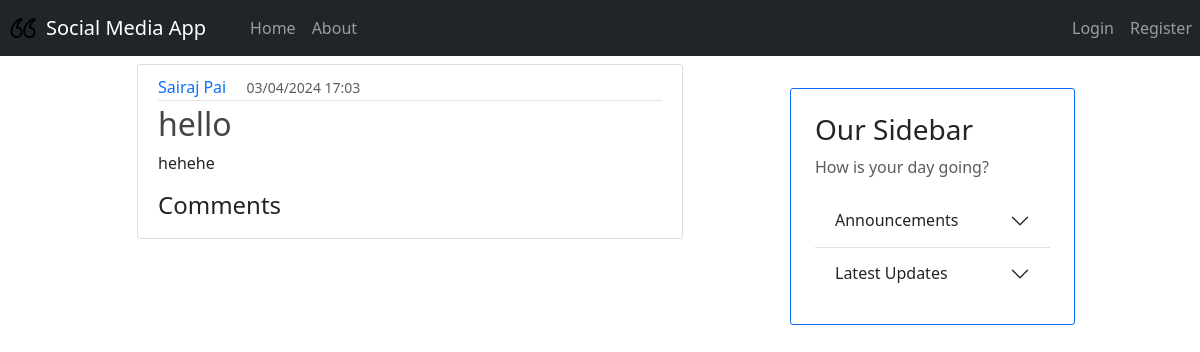
/post/1, run on an earlier commit of the app's database.
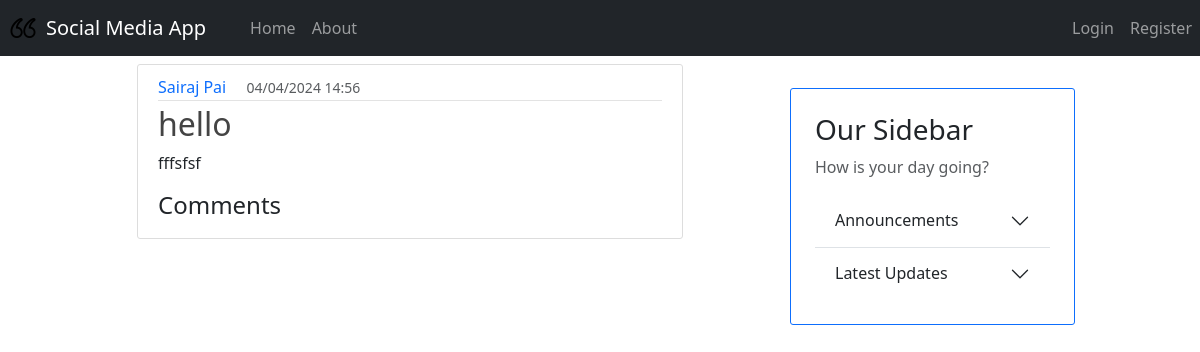
And on a later commit of the database.
### models.py (models this page shows, shortened)
class Base(DeclarativeBase): # pylint: disable=too-few-public-methods
    pass

class Posts(Base): # pylint: disable=too-few-public-methods
    __tablename__ = "posts"
    id: Mapped[int] = mapped_column(primary_key=True)
    title: Mapped[str] = mapped_column(nullable=False)
    text: Mapped[str] = mapped_column(nullable=False)
    image: Mapped[Optional[str]] = mapped_column()
    likes: Mapped[List["Likes"]] = relationship(back_populates="post")
    timestamp: Mapped[int] = mapped_column(nullable=False)
    owner_id: Mapped[str] = mapped_column(ForeignKey("user_account.username"))
    owner: Mapped["User"] = relationship(back_populates="posts")
    comments: Mapped[List["Comments"]] = relationship(back_populates="post")
    no_of_likes = column_property(
        select(func.count(Likes.id))
        .where(Likes.liked_post_id == id)
        .scalar_subquery()
    )

### app.py (the view)
@app.route("/post/<int:post_id>", methods=['GET', 'POST'])
def post(post_id):
    post = db.session.execute(db.select(Posts).where(Posts.id == post_id)).scalar_one_or_none()
    comment = db.session.execute(db.select(Comments).where(id == post_id)).scalars()
    if current_user.is_authenticated:
        form = CommentForm()
        if form.validate_on_submit() :
            comment = Comments(
                        text=form.text.data,
                        created_by=current_user,
                        post_id = post_id,
                        )
            db.session.add(comment)
            post.comments.append(comment)
            comment.created_by = current_user
            db.session.commit()
            for comment in post.comments:
                print(comment)
            flash('Comment Created!', 'success')
            return redirect(url_for('home'))
        return render_template('post.html', post=post,datetime=datetime,comment=post.comments,form=form)
    else:
        return render_template('post.html', post=post,datetime=datetime,comment=post.comments,form=None)

### templates/post.html (shortened to what this page needs)
{% extends "layout.html" %}
{% block content %}
<article class="media content-section">
    <div class="media-body">
        <div class="article-metadata">
            <a class="text-decoration-none me-3" href="#">{{ post.owner.fullname }}</a>
              <small class="text-muted">{{ datetime.fromtimestamp(post.timestamp).strftime('%d/%m/%Y %H:%M') }}</small>
        </div>
            <h2 class="article-title">{{ post.title }}</h2>
            <p class="article-content">{{ post.text }}</p>
        <div class="media-body">
                 <h4>Comments</h4>
        </div>
    </div>
</article>
<br>
{% endblock %}

What changed in the data, as far as the page shows it:
changed Posts "hello": fromtimestamp "03/04/2024 17:03" → "04/04/2024 14:56"; text "hehehe" → "fffsfsf"
